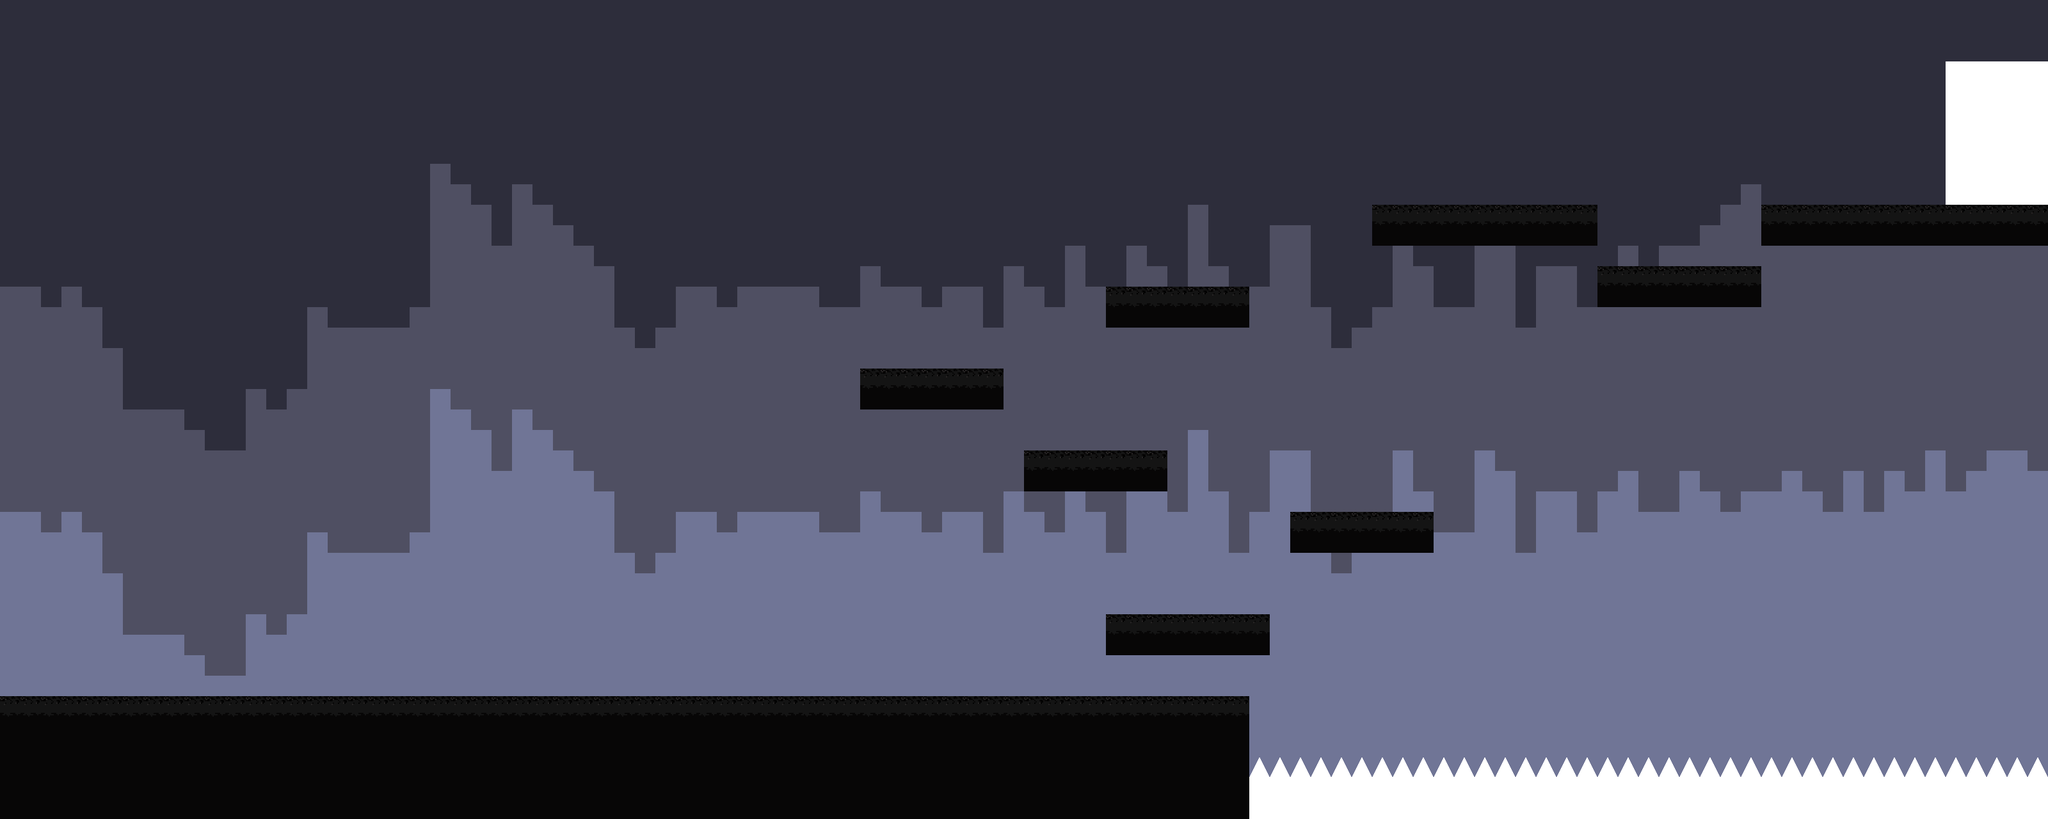

A level layout from a 2D game, rendered from its tile map. Below: a short description, then the map file with tile-grid data replaced by summaries:
An orthogonal 100x40 tile map with 32x32 px tiles, 4 tile layers (background, ground, door, spikes), 2 tilesets and 1 object (player spawn).

<map version="1.2" tiledversion="1.3.4" orientation="orthogonal" renderorder="right-down" width="100" height="40" tilewidth="32" tileheight="32" infinite="0" nextlayerid="7" nextobjectid="6">
 <editorsettings>
  <export target="map3.json" format="json" />
 </editorsettings>
 <tileset firstgid="1" name="tileTesting" tilewidth="32" tileheight="32" tilecount="32" columns="8">
  <image source="tileTesting.png" width="256" height="128" />
  <tile id="9">
   <properties>
    <property name="collides" type="bool" value="true" />
   </properties>
  </tile>
  <tile id="18">
   <properties>
    <property name="door" type="bool" value="true" />
   </properties>
  </tile>
  <tile id="25">
   <properties>
    <property name="collides" type="bool" value="true" />
   </properties>
  </tile>
  <tile id="27">
   <properties>
    <property name="collides" type="bool" value="true" />
   </properties>
  </tile>
  <tile id="31">
   <properties>
    <property name="collides" type="bool" value="true" />
   </properties>
  </tile>
 </tileset>
 <tileset firstgid="33" name="tileTesting" tilewidth="32" tileheight="32" tilecount="32" columns="8">
  <image source="tileTesting.png" width="256" height="128" />
  <tile id="0">
   <properties>
    <property name="dialogTrigger" type="bool" value="true" />
   </properties>
  </tile>
  <tile id="9">
   <properties>
    <property name="collides" type="bool" value="true" />
   </properties>
  </tile>
  <tile id="18">
   <properties>
    <property name="door" type="bool" value="true" />
   </properties>
  </tile>
  <tile id="25">
   <properties>
    <property name="collides" type="bool" value="true" />
   </properties>
  </tile>
  <tile id="27">
   <properties>
    <property name="collides" type="bool" value="true" />
   </properties>
  </tile>
  <tile id="31">
   <properties>
    <property name="collides" type="bool" value="true" />
   </properties>
  </tile>
 </tileset>
 <layer id="1" name="background" width="100" height="40">
  <data>[4000 cells, 4000 non-empty, 3 distinct tile ids]</data>
 </layer>
 <layer id="2" name="ground" width="100" height="40">
  <data>[4000 cells, 687 non-empty, 4 distinct tile ids]</data>
 </layer>
 <layer id="4" name="door" width="100" height="40">
  <data>[4000 cells, 35 non-empty, 1 distinct tile ids]</data>
 </layer>
 <objectgroup id="5" name="objects">
  <object id="5" name="player spawn" x="878" y="1045">
   <point />
  </object>
 </objectgroup>
 <layer id="3" name="spikes" width="100" height="40">
  <data>[4000 cells, 117 non-empty, 2 distinct tile ids]</data>
 </layer>
</map>
